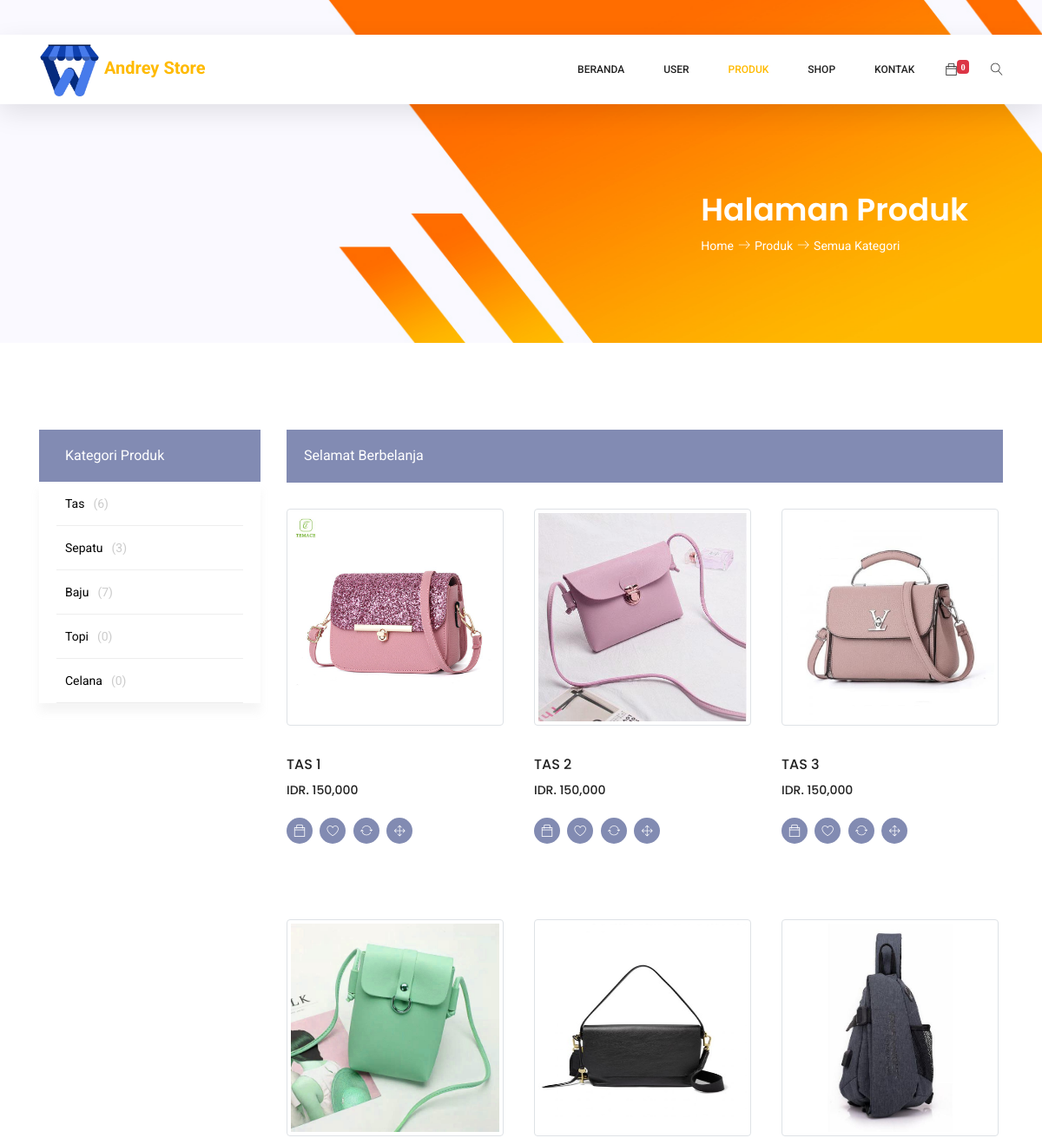
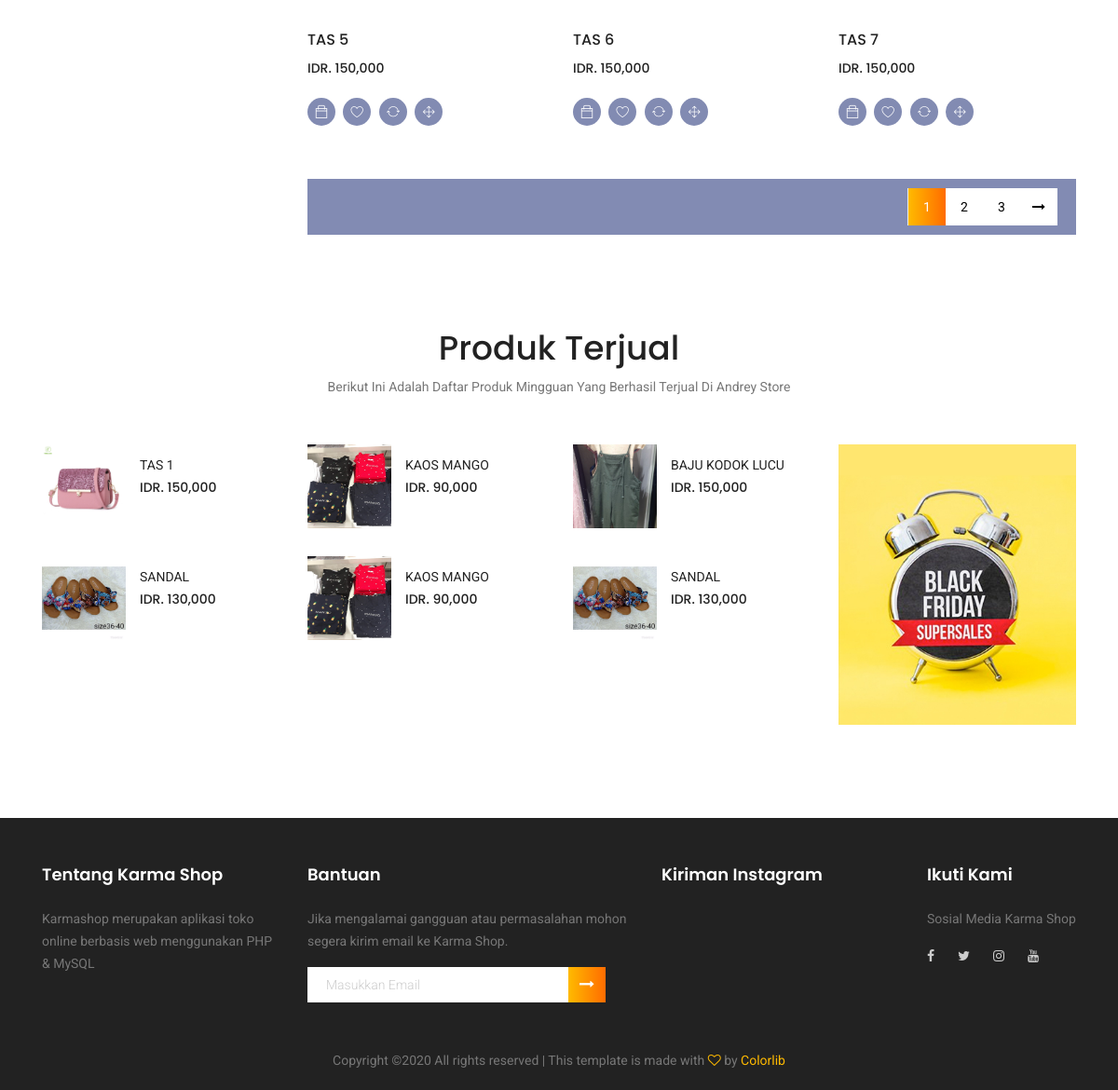
Screenshot of /index.php/product with the database file from the repository (2 pictures, top to bottom).
### tables this page shows
CREATE TABLE `kategori` (
  `id_kategori` int(11) NOT NULL,
  `nama_kategori` varchar(50) NOT NULL
);

CREATE TABLE `products` (
  `id` int(10) NOT NULL,
  `name` varchar(50) NOT NULL,
  `description` text NOT NULL,
  `id_kategori` int(11) NOT NULL,
  `jenis_barang` enum('Baru','Bekas') NOT NULL DEFAULT 'Baru',
  `price` int(9) NOT NULL,
  `stock` int(3) NOT NULL,
  `image` text NOT NULL
);

CREATE TABLE `orders` (
  `id` int(10) NOT NULL,
  `invoice_id` int(10) NOT NULL,
  `product_id` int(10) NOT NULL,
  `product_name` varchar(50) NOT NULL,
  `qty` int(3) NOT NULL,
  `price` int(9) NOT NULL,
  `options` text DEFAULT NULL
);

### application/controllers/Product.php (called while the page is built, shortened)
<?php
class Product extends CI_Controller {
	public function index()
	{
		$data = [
			'title' 		=> "Produk",
			'menuAktif' 	=> "Produk",
			'page_header'	=> "Halaman Produk",
			'category'		=> $this->M_Product->getCategory(),
			'start'			=> $this->uri->segment(3),
			'p'				=> $this->M_Product->getPer(),
			'page'			=> $this->M_Product->paginationConf()
		];
		$data['product'] = $this->M_Product->getProduct($data['p'],$data['start']);
		$this->fronted->view("category", $data);
	}
}

### index.php (called while the page is built, shortened)
<?php
require_once BASEPATH.'core/CodeIgniter.php';

### application/views/_frontend/category.php (the view, shortened to what this page needs)
<section class="banner-area organic-breadcrumb">
	<div class="container">
		<div class="breadcrumb-banner d-flex flex-wrap align-items-center justify-content-end">
			<div class="col-first">
				<h1><?=$page_header; ?></h1>
				<nav class="d-flex align-items-center">
					<a href="<?= base_url() ?>">Home<span style="margin-left: 5px; margin-right: 5px;" class="lnr lnr-arrow-right"></span></a>
						 <a href="#">Produk<span style="margin-left: 5px; margin-right: 5px;" class="lnr lnr-arrow-right"></span></a>
						<a href="category.html">Semua Kategori</a>
				</nav>
			</div>
		</div>
	</div>
</section>
<div class="container">
		<div class="row" style="margin-bottom: 100px; margin-top: 100px;">
			<div class="col-xl-3 col-lg-4 col-md-5 mb-4">
				<div class="sidebar-categories">
					<div class="head">Kategori Produk</div>
					<ul class="main-categories">
						<?php foreach ($category as $value): ?>
							<li class="main-nav-list"><a href="product/category/<?= $value->nama_kategori ?>"><?= $value->nama_kategori  ?><span class="number">(<?= $this->M_Product->get($value->id_kategori) ?>)</span></a>
							</li>
						<?php endforeach ?>
					</ul>
				</div>
			</div>
			<div class="col-xl-9 col-lg-8 col-md-7">
				<div class="filter-bar d-flex flex-wrap align-items-center">
					<p style="height: 35px; color: white; line-height: 60px; font-size: 16px;" class="text-center">Selamat Berbelanja</p>
				</div>
				<section class="lattest-product-area pb-40 category-list">
					<div class="row">
						<?php foreach ($product as $key): ?>
						<div class="col-lg-4 col-md-6">
							<div class="single-product">
								<div style="margin-bottom: 15px;">
									<a style="width: ;" href="<?= base_url('product/detailProduk/' . $key->id) ?>"><img style="width: 250px; height: 250px;" class="img-fluid img-thumbnail" src="<?= base_url('assets/img/produk/' . $key->image); ?>" alt=""></a>
								</div>
								<div class="product-details">
									<a href="<?= base_url('product/detailProduk/' . $key->id) ?>"><h6><?= $key->name ?></h6></a>
									<div class="price">
										<h6>IDR. <?= number_format($key->price) ?> </h6>
									</div>
									<div class="prd-bottom">
										<a class="social-info addCart" data-id="<?= $key->id  ?>">
											<span class="ti-bag"></span>
										</a>
										<a href="" class="social-info">
											<span class="lnr lnr-heart"></span>
										</a>
										<a href="" class="social-info">
											<span class="lnr lnr-sync"></span>
										</a>
										<a href="" class="social-info">
											<span class="lnr lnr-move"></span>
										</a>
									</div>
								</div>
							</div>
						</div>
						<?php endforeach ?>
					</div>
				</section>
				<div class="filter-bar d-flex flex-wrap align-items-center">
					<?= $page; ?>
				</div>
			</div>
		</div>
	</div>

### application/models/M_Product.php (shortened to what this page needs)
<?php
class M_Product extends CI_Model {
	public function getProduct($limit, $start){
		return $result = $this->db->get('products', $limit, $start)->result();
	}
	public function getRows(){
		$i=0;
		return $i;
	}
	public function deal(){
		$this->db->join('invoices','orders.invoice_id = invoices.id');
		$this->db->join('products','products.id = orders.product_id');
		$this->db->order_by('tgl_transaksi','DESC');
		return $this->db->get('orders')->result();
	}
	public function paginationConf(){
		$config['base_url'] = base_url('product/index');
		$config['total_rows'] = $this->db->get('products')->num_rows();
		$config['per_page'] = $this->M_Product->getPer();
		$config['full_tag_open'] = '<div class="pagination">';
		$config['full_tag_close'] = '</div>';
		$config['prev_link'] = '<i class="fa fa-long-arrow-left" aria-hidden="true"></i>';
		$config['next_link'] = '<i class="fa fa-long-arrow-right" aria-hidden="true"></i>';
		$config['cur_tag_open'] = '<a href="#" class="active">';
		$config['cur_tag_close'] = '</a>';
		$this->pagination->initialize($config);
		return $this->pagination->create_links();
	}
	public function getPer(){
		return $data = 6;
	}
	public function getCategory(){
		return $this->db->get('kategori')->result();
	}
	public function get($id_kategori){
		$product = $this->db->get('products')->result();
		$i=0;
		foreach($product as $p){
			if ($p->id_kategori == $id_kategori){
				$i++;
			}
		}
		return $i;
    }
}

### application/views/_template/_frontend/_head.php (shortened to what this page needs)
<link rel="stylesheet" href="<?= base_url('assets/'); ?>css/linearicons.css">
<link rel="stylesheet" href="<?= base_url('assets/'); ?>css/font-awesome.min.css">
<link rel="stylesheet" href="<?= base_url('assets/'); ?>css/themify-icons.css">
<link rel="stylesheet" href="<?= base_url('assets/'); ?>css/bootstrap.css">
<link rel="stylesheet" href="<?= base_url('assets/'); ?>css/owl.carousel.css">
<link rel="stylesheet" href="<?= base_url('assets/'); ?>css/nice-select.css">
<link rel="stylesheet" href="<?= base_url('assets/'); ?>css/nouislider.min.css">
<link rel="stylesheet" href="<?= base_url('assets/'); ?>css/ion.rangeSlider.css" />
<link rel="stylesheet" href="<?= base_url('assets/'); ?>css/ion.rangeSlider.skinFlat.css" />
<link rel="stylesheet" href="<?= base_url('assets/'); ?>css/magnific-popup.css">
<link rel="stylesheet" href="<?= base_url('assets/'); ?>css/main.css">
<link href="https://cdn.jsdelivr.net/npm/select2@4.1.0-beta.1/dist/css/select2.min.css" rel="stylesheet" />
<link rel="stylesheet" type="text/css" href="https://cdn.datatables.net/1.10.21/css/dataTables.bootstrap4.min.css">

### application/views/_template/_frontend/_header.php (shortened to what this page needs)
<div class="main_menu">
	<nav class="navbar navbar-expand-lg navbar-light main_box">
		<div class="container">
			<a class="navbar-brand logo_h" href="<?= base_url(); ?>"><img style="width: 70px;" src="<?= base_url('assets/');?>img/conf/warungidtr.png" alt="">&nbsp;<b>Andrey Store</b></a>
			<div class="collapse navbar-collapse offset" id="navbarSupportedContent">
				<ul class="nav navbar-nav menu_nav ml-auto">
					<li <?php if ($menuAktif == "Home") {
						echo "class='nav-item active'";
					} else {
						echo "class='nav-item'";
					} ?>><a class="nav-link" href="<?= base_url(); ?>">Beranda</a></li>
					<?php if (!@$this->session->userdata('userdata')['user_information']) { ?>
						<li class="nav-item submenu dropdown">
							<a href="#" class="nav-link dropdown-toggle" data-toggle="dropdown" role="button" aria-haspopup="true"
							aria-expanded="false">User</a>
						</li>
					<?php } ?>
					<li <?php if ($menuAktif == "Produk") {
						echo "class='nav-item active'";
					} else {
						echo "class='nav-item'";
					} ?>><a class="nav-link" href="<?= base_url('product'); ?>">Produk</a></li>
					<li <?php if ($menuAktif == "Category") {
						echo "class='nav-item submenu dropdown active'";
					} else {
						echo "class='nav-item submenu dropdown'";
					} ?>>
						<a href="#" class="nav-link dropdown-toggle" data-toggle="dropdown" role="button" aria-haspopup="true"
						 aria-expanded="false">Shop</a>
					</li>
					<li class="nav-item ">
						<a href="#" class="nav-link dropdown-toggle" data-toggle="dropdown" role="button" aria-haspopup="true"
						 aria-expanded="false">Kontak</a>
					</li>
				</ul>
				<ul class="nav navbar-nav navbar-right">
					<li class="nav-item">
						<a href="<?= base_url('order') ?>" class="cart">
							<span class="ti-bag"><sup id="ss" class="badge badge-xs badge-danger circle"><?= $this->M_Product->getRows() ?></sup> </span>
						</a>
					</li>
					<li class="nav-item">
						<button class="search"><span class="lnr lnr-magnifier" id="search"></span></button>
					</li>
				</ul>
			</div>
		</div>
	</nav>
</div>

### application/views/_template/_frontend/_related.php
<?php
	$deal	= $this->M_Product->deal();
 ?>
<div class="container">
	<div class="row justify-content-center">
		<div class="col-lg-6 text-center">
			<div class="section-title">
				<h1>Produk Terjual</h1>
				<p>Berikut Ini Adalah Daftar Produk Mingguan Yang Berhasil Terjual Di Andrey Store</p>
			</div>
		</div>
	</div>
	<div class="row">
		<div class="col-lg-9">
			<div class="row">
				<?php foreach ($deal as $value): ?>
				<div class="col-lg-4 col-md-4 col-sm-6 mb-20">
					<div class="single-related-product d-flex">
						<a href="#"><img style="width: 90px; height: 90px; overflow:scroll;" src="<?= base_url('assets/img/produk/' . $value->image);?>" alt=""></a>
						<div class="desc">
							<a href="#" class="title"><?= $value->name  ?></a>
							<div class="price">
								<h6>IDR. <?= number_format($value->price)  ?></h6>
							</div>
						</div>
					</div>
				</div>
				<?php endforeach ?>
			</div>
		</div>
		<div class="col-lg-3">
			<div class="ctg-right">
				<a href="#" target="_blank">
					<img class="img-fluid d-block mx-auto" src="<?= base_url('assets/');?>img/category/c5.jpg" alt="">
				</a>
			</div>
		</div>
	</div>
</div>

### application/views/_template/_frontend/_footerSection.php (shortened to what this page needs)
<div class="container">
	<div class="row" style="padding-top: 50px;">
		<div class="col-lg-3  col-md-6 col-sm-6">
			<div class="single-footer-widget">
				<h6>Tentang Karma Shop</h6>
				<p>Karmashop merupakan aplikasi toko online berbasis web menggunakan PHP & MySQL</p>
			</div>
		</div>
		<div class="col-lg-4  col-md-6 col-sm-6">
			<div class="single-footer-widget">
				<h6>Bantuan</h6>
				<p>Jika mengalamai gangguan atau permasalahan mohon segera kirim email ke Karma Shop.</p>
				<div class="" id="mc_embed_signup">
					<form target="_blank" action="#" method="get" class="form-inline">
						<div class="d-flex flex-row">
							<input type="email" class="form-control" name="email" placeholder="Masukkan Email" required="" autocomplete="off">
							<button class="click-btn btn btn-default"><i class="fa fa-long-arrow-right" aria-hidden="true"></i></button>
						</div>
					</form>
				</div>
			</div>
		</div>
		<div class="col-lg-3  col-md-6 col-sm-6">
			<div class="single-footer-widget mail-chimp">
				<h6 class="mb-20">Kiriman Instagram</h6>
				<ul class="instafeed d-flex flex-wrap">
					<li><img src="assets/images/instagram/Gambar1.jpeg" alt="" style="width: 58px;"></li>
					<li><img src="assets/images/instagram/Gambar3.jpg" alt="" style="width: 58px;"></li>
					<li><img src="assets/images/instagram/Gambar14.jpg" alt="" style="width: 58px;"></li>
					<li><img src="assets/images/instagram/Gambar15.jpg" alt="" style="width: 58px;"></li>
					<li><img src="assets/images/instagram/Gambar17.jpg" alt="" style="width: 58px;"></li>
					<li><img src="assets/images/instagram/Gambar25.jpg" alt="" style="width: 58px;"></li>
					<li><img src="assets/images/instagram/Gambar26.jpg" alt="" style="width: 58px;"></li>
					<li><img src="assets/images/instagram/Gambar24.jpg" alt="" style="width: 58px;"></li>
				</ul>
			</div>
		</div>
		<div class="col-lg-2 col-md-6 col-sm-6">
			<div class="single-footer-widget">
				<h6>Ikuti Kami</h6>
				<p>Sosial Media Karma Shop</p>
				<div class="footer-social d-flex align-items-center">
					<a href="http://bit.ly/RizkiNataFB"><i class="fa fa-facebook"></i></a>
					<a href="http://bit.ly/RizkiNataTW"><i class="fa fa-twitter"></i></a>
					<a href="http://bit.ly/RizkiNataIG"><i class="fa fa-instagram"></i></a>
					<a href="http://bit.ly/RizkiKarianata"><i class="fa fa-youtube"></i></a>
				</div>
			</div>
		</div>
	</div>
</div>
	<div class="footer-bottom d-flex justify-content-center align-items-center flex-wrap">
		<p class="footer-text m-0" style="padding-top: 50px !important;">
			Copyright &copy;<script>document.write(new Date().getFullYear());</script> All rights reserved | This template is made with <i class="fa fa-heart-o" aria-hidden="true"></i> by <a href="https://colorlib.com" target="_blank">Colorlib</a>
		</p>
	</div>

### application/views/_template/_frontend/_content.php
<?=$_mainContent?>

### application/libraries/Fronted.php
<?php
class Fronted
{
	private $ci;
	function __construct()
	{
		$this->ci = &get_instance();
	}
	function view($template = NULL, $data = NULL){
		$newView = '_frontend/' . $template;
		$data = [
			'_head'				=> $this->ci->load->view('_template/_frontend/_head', $data, TRUE),
			'_header'			=> $this->ci->load->view('_template/_frontend/_header', $data, TRUE),
			'_banerArea'		=> $this->ci->load->view('_template/_frontend/_banerArea', $data, TRUE),
			'_banerNA'			=> $this->ci->load->view('_template/_frontend/_banerNA', $data, TRUE),
			'_related'			=> $this->ci->load->view('_template/_frontend/_related', $data, TRUE),
			'_footerSection'	=> $this->ci->load->view('_template/_frontend/_footerSection', $data, TRUE),
			'_libfooter'		=> $this->ci->load->view('_template/_frontend/_libfooter', $data, TRUE)
		];
			$data['_mainContent'] 		= $this->ci->load->view($newView, $data, TRUE);
			$data['_content']			= $this->ci->load->view('_template/_frontend/_content', $data, TRUE);
		echo $data['_template'] 		= $this->ci->load->view('_template/_frontend/_template', $data, TRUE);
	}
}
 ?>

### application/views/_template/_frontend/_template.php (shortened to what this page needs)
<!DOCTYPE html>
<html lang="zxx" class="no-js">
<head>
	<?=@$_head?>
</head>
<body <?=(@$menuAktif == "Category")?'id="category"':'';?>>
	<header class="header_area sticky-header">
		<?=@$_header?>
	</header>
	<?= $_content?>
	<?php if (@$menuAktif2 != 'login' && @$title != 'User Profile'): ?>
		<section class="related-product-area section_gap_bottom">
			<?=@$_related?>
		</section>
	<?php endif ?>
	<footer class="footer-area section_gap" style="padding-top: 0 !important; padding-bottom: 20px !important;">
		<?=@$_footerSection?>
	</footer>
</body>
</html>

### rows the page displays
kategori: nama_kategori "Tas", id_kategori "6"
kategori: nama_kategori "Sepatu", id_kategori "3"
kategori: nama_kategori "Baju", id_kategori "7"
kategori: nama_kategori "Topi", id_kategori "0"
kategori: nama_kategori "Celana", id_kategori "0"
products: image (picture), name "TAS 1", price "150,000"
products: image (picture), name "TAS 2", price "150,000"
products: image (picture), name "TAS 3", price "150,000"
products: image (picture), name "TAS 5", price "150,000"
products: image (picture), name "TAS 6", price "150,000"
products: image (picture), name "TAS 7", price "150,000"
orders: product.image (picture), product.name "TAS 1", product.price "150,000"
orders: product.image (picture), product.name "KAOS MANGO", product.price "90,000"
orders: product.image (picture), product.name "BAJU KODOK LUCU", product.price "150,000"
orders: product.image (picture), product.name "SANDAL", product.price "130,000"
orders: product.image (picture), product.name "KAOS MANGO", product.price "90,000"
orders: product.image (picture), product.name "SANDAL", product.price "130,000"

### other values shown
$this->M_Product->getRows() "0"
$page_header "Halaman Produk"
$page "1 2 3"
